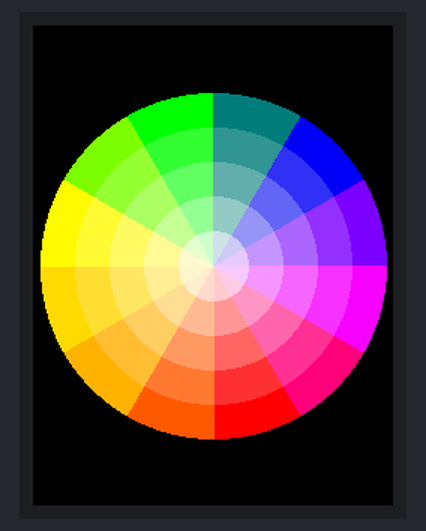
Simulated run of this program. Board: ESP32-S3. Parts: 240×320 colour display.

Above: at 0.4 s.

The program:

main.cpp
```cpp
//Christopher Strom 12/18/23
//
// ESP32 Heltec WIFI V3 pins used below.  These can be changed in User_Setup.h
// TFT_MOSI 33 // In some display driver board, it might be written as "SDA" and so on.
// TFT_SCLK 34 // Also SCL
// TFT_CS   5  // Chip select control pin
// TFT_DC   2  // Data Command control pin
// TFT_RST  1  // Reset pin (could connect to Arduino RESET pin)
// TFT_BL   3  // LED back-light

#include <TFT_eSPI.h>       // Include the graphics library
TFT_eSPI tft = TFT_eSPI();  // Create object "tft"

uint16_t colors[12];

// -------------------------------------------------------------------------
// Setup
// -------------------------------------------------------------------------
void setup(void) {
  Serial.begin(115200);
  tft.init();
  tft.fillScreen(TFT_BLACK);

  // Create the outer ring colours
  for (uint8_t c = 0; c < 2; c++) {
    colors[c + 10] = tft.alphaBlend(128 + c * 127, TFT_RED,     TFT_MAGENTA);
    colors[c +  8] = tft.alphaBlend(128 + c * 127, TFT_MAGENTA, TFT_BLUE);
    colors[c +  6] = tft.alphaBlend(128 + c * 127, TFT_BLUE,    TFT_GREEN);
    colors[c +  4] = tft.alphaBlend(128 + c * 127, TFT_GREEN,   TFT_YELLOW);
    colors[c +  2] = tft.alphaBlend(128 + c * 127, TFT_YELLOW,  TFT_ORANGE);
    colors[c +  0] = tft.alphaBlend(128 + c * 127, TFT_ORANGE,  TFT_RED);
  }
}

// -------------------------------------------------------------------------
// Main loop
// -------------------------------------------------------------------------
void loop() {
  uint16_t rDelta = (tft.width() - 1) / 10;
  uint16_t x = tft.width() / 2;
  uint16_t y = tft.height() / 2;
  bool smooth = true;

  // Draw rings as a series of arcs, increasingly blend colour with white towards middle
  for (uint16_t i = 5; i > 0; i--) {
    for (uint16_t angle = 0; angle <= 330; angle += 30) {
      uint16_t radius = i * rDelta;
      uint16_t wheelColor = tft.alphaBlend((i * 255.0)/5.0, colors[angle / 30], TFT_WHITE);
      tft.drawArc(x, y, radius, radius - rDelta, angle, angle + 30, wheelColor, TFT_BLACK, smooth);
    }
    smooth = false;  // Only outer ring is smooth
  }

  while (1) delay(100);
}
```
